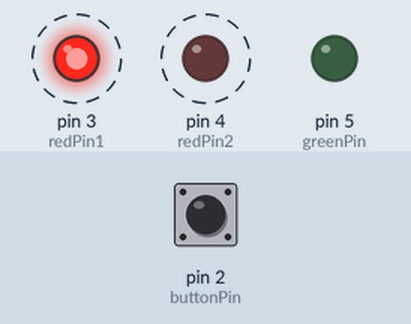
This sketch was run on a simulated Arduino Uno, built with avr-gcc and run on an emulated ATmega328P. On the bench: output pins drawn as LEDs (lit = HIGH). Dashed ring = blinking. The test bench sets the inputs (shaded band); at power-on: pin 2 (buttonPin) HIGH.

Above: at 5.4 s.
5.5 s: pin 2 (buttonPin) pulled LOW for 3.2 s
At 5.62 s:
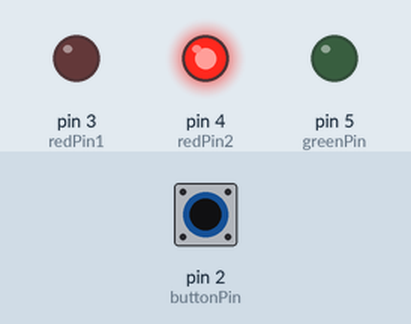
At 7.0 s:
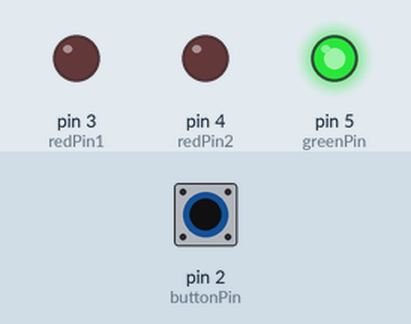
Timing chart, 0 to 16.2 s (numbered marks = the images above; inputs shaded):
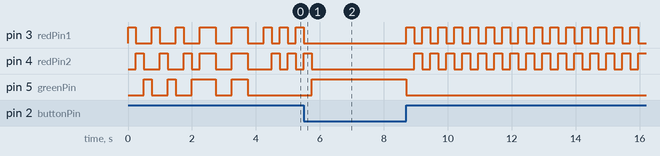

The sketch:

spaceship.ino
```cpp
/*
This program is for the spaceship project.
It will control LEDs using a button.
*/

int buttonPressed = 0;
const int buttonPin = 2;
const int redPin1 = 3;
const int redPin2 = 4;
const int greenPin = 5;

void setup()
{
    // initialize the button and LEDs
    pinMode(buttonPin, INPUT);
    pinMode(redPin1, OUTPUT);
    pinMode(redPin2, OUTPUT);
    pinMode(greenPin, OUTPUT);

    // fun starting LED pattern
    for (int i = 0; i < 3; i++)
    {
        digitalWrite(redPin1, HIGH);
        digitalWrite(redPin2, LOW);
        digitalWrite(greenPin, LOW);
        delay(250);
        digitalWrite(redPin1, LOW);
        digitalWrite(redPin2, HIGH);
        delay(250);
        digitalWrite(redPin2, LOW);
        digitalWrite(greenPin, HIGH);
        delay(250);
    }
    for (int i = 0; i < 2; i++)
    {
        digitalWrite(redPin1, HIGH);
        digitalWrite(redPin2, HIGH);
        digitalWrite(greenPin, HIGH);
        delay(500);
        digitalWrite(redPin1, LOW);
        digitalWrite(redPin2, LOW);
        digitalWrite(greenPin, LOW);
        delay(500);
    }
}

void loop()
{
    buttonPressed = digitalRead(buttonPin);

    if (buttonPressed == LOW)
    {
        // the button is not pressed
        digitalWrite(redPin1, LOW);
        digitalWrite(redPin2, LOW);
        digitalWrite(greenPin, HIGH);
    }
    else
    {
        // the button is pressed
        digitalWrite(redPin1, HIGH);
        digitalWrite(redPin2, LOW);
        digitalWrite(greenPin, LOW);

        delay(250);

        digitalWrite(redPin1, LOW);
        digitalWrite(redPin2, HIGH);

        delay(250);
    }
}
```

Measured:
- after the input at 5.5 s, pin 5 (greenPin): LOW → HIGH after 0.25 s, → LOW 2.9 s later
- by itself, pin 3 (redPin1): repeats every 0.50 s: HIGH 0.25 s, LOW 0.25 s
